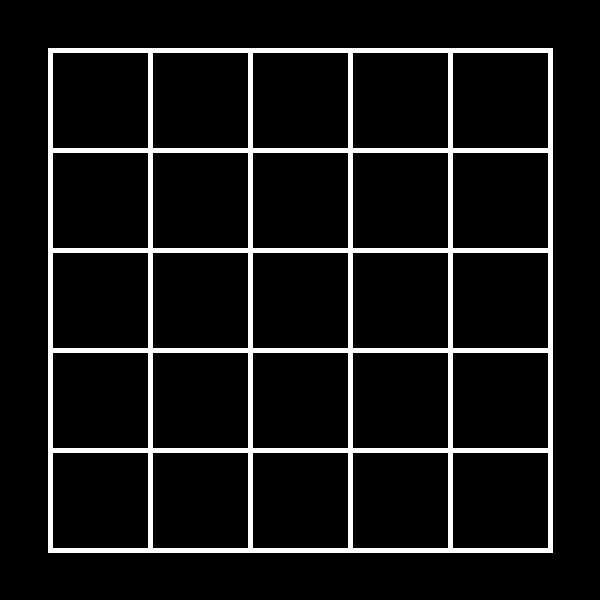
Frame 1 (no input)
Frame 60 (the mouse pressed at the canvas centre just before this capture): identical to frame 1, image omitted
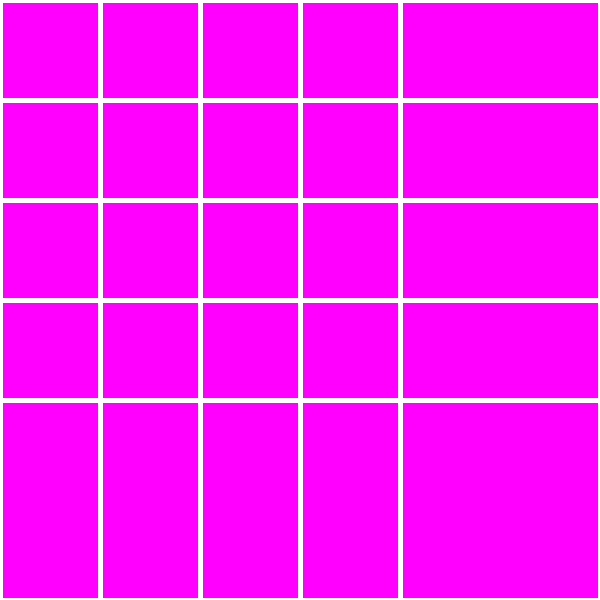
Frame 120 (the mouse held since frame 60 and released just before this capture)

The Processing sketch that drew these frames (run headless with seeded random() and noise(); from frame 60 on, the mouse is pressed at the canvas centre):

// Processing sketch: week2
// ── week2.pde
void setup(){
  size(600,600);
}

void draw (){
 
  background(0);
  stroke(255);
  strokeWeight(5);
  fill(mouseX,0,mouseY);
  rectMode(CENTER);
  
  for(int i=100; i<height; i=i+100){
    for(int a=100; a<width; a=a+100){
        rect(a,i,mouseX-100,mouseY-100);
        }
      }

}
